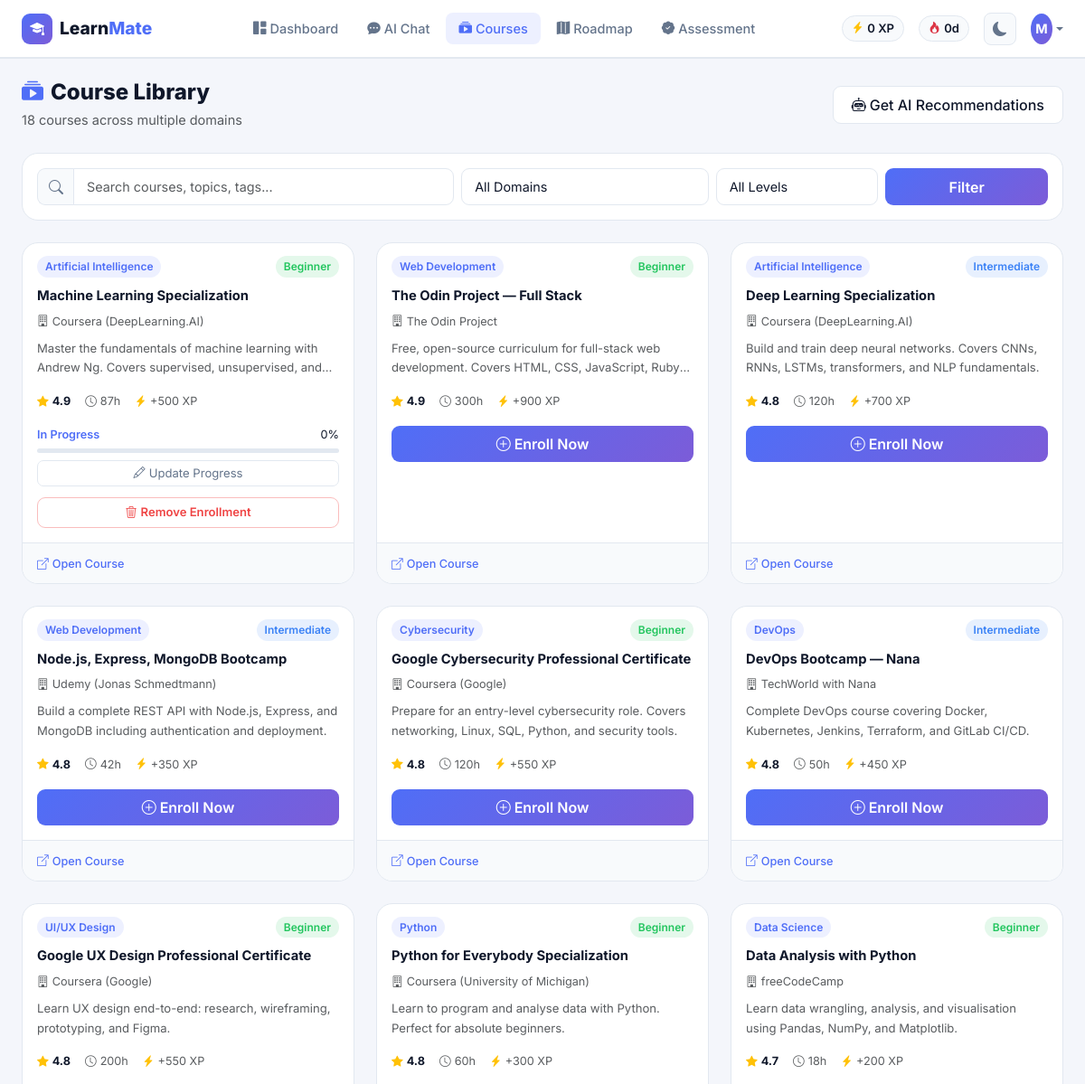
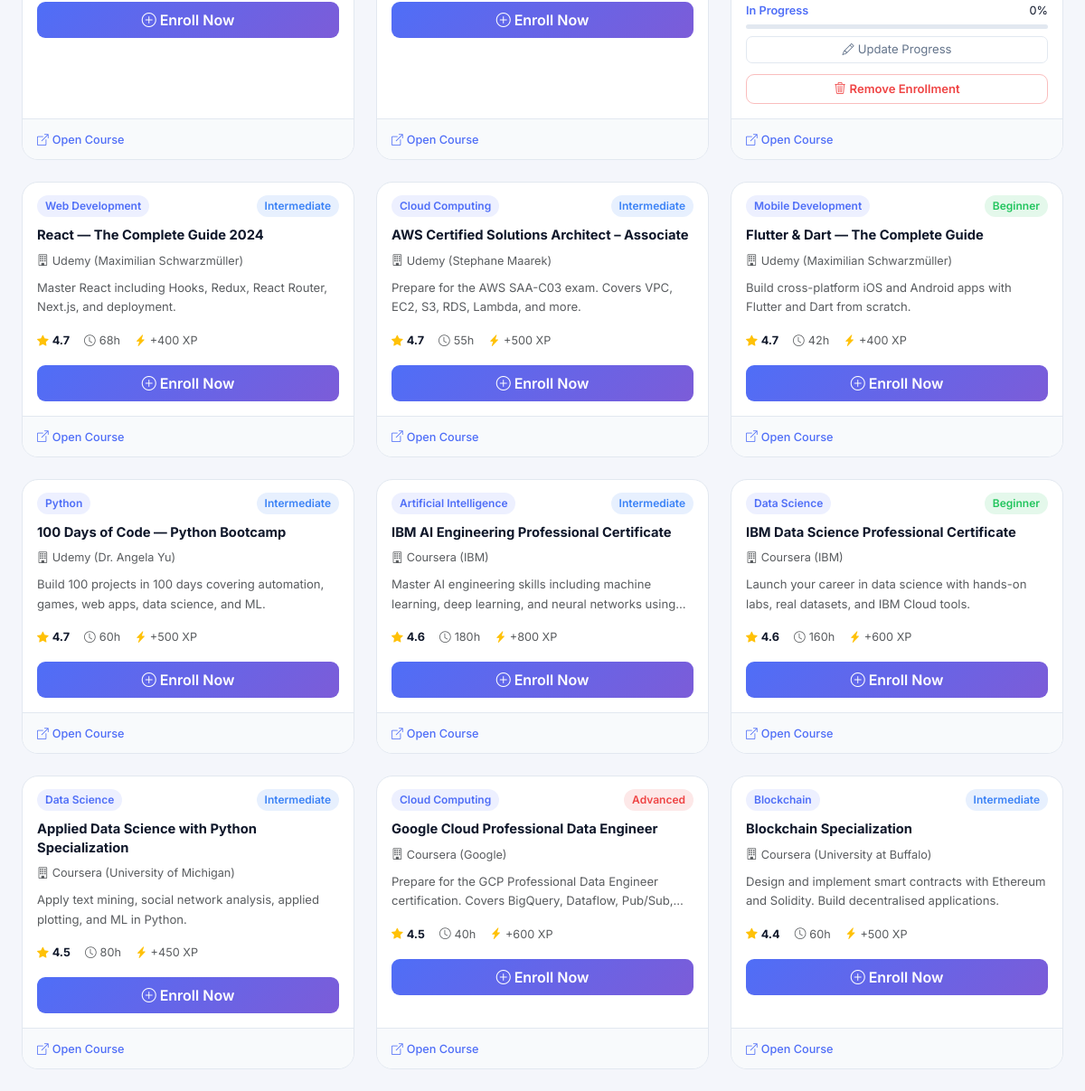
The app's page /courses (signed in) with its own data (2 pictures, top to bottom).
### models.py (models this page shows, shortened)
class User(UserMixin, db.Model):
    __tablename__ = "users"
    id = db.Column(db.Integer, primary_key=True)
    username = db.Column(db.String(80), unique=True, nullable=False)
    email = db.Column(db.String(120), unique=True, nullable=False)
    password_hash = db.Column(db.String(256), nullable=False)
    full_name = db.Column(db.String(150), nullable=True)
    avatar_url = db.Column(db.String(300), nullable=True)
    career_goal = db.Column(db.String(200), nullable=True)
    current_role = db.Column(db.String(150), nullable=True)
    skill_level = db.Column(db.String(50), default="beginner")   # beginner / intermediate / advanced
    learning_style = db.Column(db.String(80), nullable=True)     # visual / reading / hands-on / mixed
    interests = db.Column(db.Text, nullable=True)                # comma-separated tags
    bio = db.Column(db.Text, nullable=True)
    total_xp = db.Column(db.Integer, default=0)
    streak_days = db.Column(db.Integer, default=0)
    last_active = db.Column(db.DateTime, default=datetime.utcnow)
    created_at = db.Column(db.DateTime, default=datetime.utcnow)
    progress = db.relationship("CourseProgress", back_populates="user", cascade="all, delete-orphan")
    chat_history = db.relationship("ChatHistory", back_populates="user", cascade="all, delete-orphan")
    assessments = db.relationship("SkillAssessment", back_populates="user", cascade="all, delete-orphan")
    roadmaps = db.relationship("LearningRoadmap", back_populates="user", cascade="all, delete-orphan")
    @property
    def level_badge(self) -> str:
        if self.total_xp < 500:
            return "Newcomer"
        elif self.total_xp < 1500:
            return "Explorer"
        elif self.total_xp < 3000:
            return "Learner"
        elif self.total_xp < 6000:
            return "Achiever"
        else:
            return "Master"

class Course(db.Model):
    __tablename__ = "courses"
    id = db.Column(db.Integer, primary_key=True)
    title = db.Column(db.String(250), nullable=False)
    description = db.Column(db.Text, nullable=True)
    category = db.Column(db.String(100), nullable=True)
    domain = db.Column(db.String(100), nullable=True)
    level = db.Column(db.String(50), default="beginner")         # beginner / intermediate / advanced
    duration_hours = db.Column(db.Float, default=0.0)
    xp_reward = db.Column(db.Integer, default=100)
    provider = db.Column(db.String(150), nullable=True)
    url = db.Column(db.String(500), nullable=True)
    thumbnail = db.Column(db.String(500), nullable=True)
    tags = db.Column(db.Text, nullable=True)                     # comma-separated
    prerequisites = db.Column(db.Text, nullable=True)            # comma-separated course IDs or names
    rating = db.Column(db.Float, default=4.0)
    enrollments = db.Column(db.Integer, default=0)
    created_at = db.Column(db.DateTime, default=datetime.utcnow)
    progress = db.relationship("CourseProgress", back_populates="course", cascade="all, delete-orphan")

class CourseProgress(db.Model):
    __tablename__ = "course_progress"
    id = db.Column(db.Integer, primary_key=True)
    user_id = db.Column(db.Integer, db.ForeignKey("users.id"), nullable=False)
    course_id = db.Column(db.Integer, db.ForeignKey("courses.id"), nullable=False)
    status = db.Column(db.String(30), default="not_started")     # not_started / in_progress / completed
    progress_pct = db.Column(db.Integer, default=0)              # 0 – 100
    score = db.Column(db.Float, nullable=True)
    started_at = db.Column(db.DateTime, nullable=True)
    completed_at = db.Column(db.DateTime, nullable=True)
    notes = db.Column(db.Text, nullable=True)
    user = db.relationship("User", back_populates="progress")
    course = db.relationship("Course", back_populates="progress")

### routes/courses.py (the view)
@courses_bp.route("/courses")
@login_required
def courses():
    query = request.args.get("q", "").strip()
    domain = request.args.get("domain", "")
    level = request.args.get("level", "")
    q = Course.query
    if query:
        q = q.filter(Course.title.ilike(f"%{query}%") | Course.tags.ilike(f"%{query}%"))
    if domain:
        q = q.filter_by(domain=domain)
    if level:
        q = q.filter_by(level=level)
    all_courses = q.order_by(Course.rating.desc()).all()
    enrolled_map = {p.course_id: p for p in current_user.progress}
    domains = sorted(set(c.domain for c in Course.query.all() if c.domain))
    return render_template(
        "courses.html",
        courses=all_courses,
        enrolled_map=enrolled_map,
        domains=domains,
        query=query,
        selected_domain=domain,
        selected_level=level,
    )

### templates/courses.html (shortened to what this page needs)
{% extends "base.html" %}
{% block content %}
<div class="container-fluid px-4 py-4">
  <div class="d-flex align-items-center justify-content-between mb-4">
    <div>
      <h4 class="fw-800 mb-1"><i class="bi bi-collection-play-fill me-2 text-accent"></i>Course Library</h4>
      <p class="text-muted mb-0">{{ courses|length }} courses across multiple domains</p>
    </div>
    <a href="{{ url_for('chat.chat') }}" class="btn lm-btn-outline d-none d-md-block">
      <i class="bi bi-robot me-1"></i>Get AI Recommendations
    </a>
  </div>
  <form method="GET" action="{{ url_for('courses.courses') }}" class="lm-filter-bar mb-4">
    <div class="row g-2">
      <div class="col-12 col-md-5">
        <div class="input-group">
          <span class="input-group-text lm-input-icon"><i class="bi bi-search"></i></span>
          <input type="text" name="q" class="form-control lm-input" placeholder="Search courses, topics, tags..." value="{{ query }}"/>
        </div>
      </div>
      <div class="col-6 col-md-3">
        <select name="domain" class="form-select lm-input">
          <option value="">All Domains</option>
        </select>
      </div>
      <div class="col-6 col-md-2">
        <select name="level" class="form-select lm-input">
          <option value="">All Levels</option>
        </select>
      </div>
      <div class="col-12 col-md-2 d-flex gap-2">
        <button type="submit" class="btn lm-btn-primary flex-grow-1">Filter</button>
      </div>
    </div>
  </form>
  {% if courses %}
  <div class="row g-4">
    {% for course in courses %}
    {% set progress = enrolled_map.get(course.id) %}
    <div class="col-md-6 col-xl-4">
      <div class="lm-course-card h-100">
        <div class="lm-course-card-header">
          <span class="lm-course-domain-tag">{{ course.domain }}</span>
          <span class="lm-level-tag lm-level-{{ course.level }}">{{ course.level|title }}</span>
        </div>
        <div class="lm-course-card-body">
          <h6 class="fw-700 lm-course-title">{{ course.title }}</h6>
          <div class="text-muted small mb-2"><i class="bi bi-building me-1"></i>{{ course.provider }}</div>
          <p class="text-muted small lm-course-desc">{{ (course.description or '')[:120] }}{% if course.description and course.description|length > 120 %}...{% endif %}</p>
          <div class="d-flex align-items-center gap-3 mb-3">
            <span class="small"><i class="bi bi-star-fill text-warning me-1"></i><strong>{{ course.rating }}</strong></span>
            <span class="small text-muted"><i class="bi bi-clock me-1"></i>{{ course.duration_hours|int }}h</span>
            <span class="small text-muted"><i class="bi bi-lightning-charge-fill text-warning me-1"></i>+{{ course.xp_reward }} XP</span>
          </div>
          {% if progress %}
            {% if progress.status == 'completed' %}
            <div class="lm-enrolled-badge-success mb-2">
              <i class="bi bi-check-circle-fill me-1"></i>Completed · +{{ course.xp_reward }} XP earned
            </div>
            {% else %}
            <div class="mb-2">
              <div class="d-flex justify-content-between small mb-1">
                <span class="text-accent fw-600">In Progress</span>
                <span>{{ progress.progress_pct }}%</span>
              </div>
              <div class="progress lm-mini-progress">
              </div>
              <button class="btn lm-btn-sm-outline mt-2 lm-update-progress w-100"
                      data-course-id="{{ course.id }}" data-current="{{ progress.progress_pct }}">
                <i class="bi bi-pencil me-1"></i>Update Progress
              </button>
            </div>
            {% endif %}
            <button class="btn lm-btn-remove w-100 mt-1 lm-unenroll-btn" data-course-id="{{ course.id }}">
              <i class="bi bi-trash3 me-1"></i>Remove Enrollment
            </button>
          {% else %}
          <button class="btn lm-btn-primary w-100 lm-enroll-btn" data-course-id="{{ course.id }}">
            <i class="bi bi-plus-circle me-1"></i>Enroll Now
          </button>
          {% endif %}
        </div>
        {% if course.url %}
        <div class="lm-course-card-footer">
          <a href="{{ course.url }}" target="_blank" rel="noopener" class="lm-link small">
            <i class="bi bi-box-arrow-up-right me-1"></i>Open Course
          </a>
        </div>
        {% endif %}
      </div>
    </div>
    {% endfor %}
  </div>
  {% else %}
  <div class="lm-empty-state py-5">
    <i class="bi bi-search fs-1 text-muted"></i>
    <h5 class="mt-3 fw-700">No courses found</h5>
    <p class="text-muted">Try adjusting your filters or <a href="{{ url_for('courses.courses') }}" class="lm-link">clear all filters</a></p>
  </div>
  {% endif %}
</div>
{% endblock %}

### templates/base.html (shortened to what this page needs)
<!DOCTYPE html>
<html lang="en" data-bs-theme="light">
<head>
  <link href="https://cdn.jsdelivr.net/npm/bootstrap@5.3.3/dist/css/bootstrap.min.css" rel="stylesheet"/>
  <link href="https://cdn.jsdelivr.net/npm/bootstrap-icons@1.11.3/font/bootstrap-icons.css" rel="stylesheet"/>
  <link href="{{ url_for('static', filename='css/style.css') }}" rel="stylesheet"/>
</head>
<body>
{% if current_user.is_authenticated %}
<nav class="navbar navbar-expand-lg lm-navbar sticky-top">
  <div class="container-fluid px-4">
    <a class="navbar-brand d-flex align-items-center gap-2" href="{{ url_for('dashboard.dashboard') }}">
      <div class="lm-logo-icon"><i class="bi bi-mortarboard-fill"></i></div>
      <span class="fw-800">Learn<span class="text-accent">Mate</span></span>
    </a>
    <div class="collapse navbar-collapse" id="navMenu">
      <ul class="navbar-nav mx-auto gap-1">
        <li class="nav-item">
          <a class="nav-link lm-nav-link {% if request.endpoint == 'dashboard.dashboard' %}active{% endif %}" href="{{ url_for('dashboard.dashboard') }}">
            <i class="bi bi-grid-1x2-fill me-1"></i>Dashboard
          </a>
        </li>
        <li class="nav-item">
          <a class="nav-link lm-nav-link {% if request.endpoint == 'chat.chat' %}active{% endif %}" href="{{ url_for('chat.chat') }}">
            <i class="bi bi-chat-dots-fill me-1"></i>AI Chat
          </a>
        </li>
        <li class="nav-item">
          <a class="nav-link lm-nav-link {% if request.endpoint == 'courses.courses' %}active{% endif %}" href="{{ url_for('courses.courses') }}">
            <i class="bi bi-collection-play-fill me-1"></i>Courses
          </a>
        </li>
        <li class="nav-item">
          <a class="nav-link lm-nav-link {% if request.endpoint == 'roadmap.roadmap' %}active{% endif %}" href="{{ url_for('roadmap.roadmap') }}">
            <i class="bi bi-map-fill me-1"></i>Roadmap
          </a>
        </li>
        <li class="nav-item">
          <a class="nav-link lm-nav-link {% if request.endpoint == 'assessment.assessment' %}active{% endif %}" href="{{ url_for('assessment.assessment') }}">
            <i class="bi bi-patch-check-fill me-1"></i>Assessment
          </a>
        </li>
      </ul>
      <div class="d-flex align-items-center gap-3">
        <div class="lm-xp-badge d-none d-lg-flex align-items-center gap-1">
          <i class="bi bi-lightning-charge-fill text-warning"></i>
          <span class="fw-600">{{ current_user.total_xp }} XP</span>
        </div>
        <div class="lm-streak-badge d-none d-lg-flex align-items-center gap-1">
          <i class="bi bi-fire text-danger"></i>
          <span class="fw-600">{{ current_user.streak_days }}d</span>
        </div>
        <button class="btn btn-icon lm-theme-toggle" id="themeToggle" title="Toggle dark mode">
          <i class="bi bi-moon-fill" id="themeIcon"></i>
        </button>
        <div class="dropdown">
          <button class="btn btn-icon lm-avatar-btn dropdown-toggle" data-bs-toggle="dropdown">
            <div class="lm-avatar-circle">{{ (current_user.full_name or current_user.username)[0].upper() }}</div>
          </button>
        </div>
      </div>
    </div>
  </div>
</nav>
{% endif %}
<main class="lm-main {% if not current_user.is_authenticated %}lm-main-auth{% endif %}">
  {% block content %}{% endblock %}
</main>
</body>
</html>

### records on screen
User: total_xp "0", streak_days "0", full_name "M"
Course: domain "Artificial Intelligence", level "Beginner", title "Machine Learning Specialization", provider "Coursera (DeepLearning.AI)", description "Master the fundamentals of machine learning with Andrew Ng. Covers supervised, unsupervised,…", rating "4.9", duration_hours "87", xp_reward "500"
CourseProgress: progress_pct "0"
Course: domain "Web Development", level "Beginner", title "The Odin Project — Full Stack", provider "The Odin Project", description "Free, open-source curriculum for full-stack web development. Covers HTML, CSS, JavaScript,…", rating "4.9", duration_hours "300", xp_reward "900"
Course: domain "Artificial Intelligence", level "Intermediate", title "Deep Learning Specialization", provider "Coursera (DeepLearning.AI)", description "Build and train deep neural networks. Covers CNNs, RNNs, LSTMs, transformers, and NLP fundamentals.", rating "4.8", duration_hours "120", xp_reward "700"
Course: domain "Web Development", level "Intermediate", title "Node.js, Express, MongoDB Bootcamp", provider "Udemy (Jonas Schmedtmann)", description "Build a complete REST API with Node.js, Express, and MongoDB including authentication and deployment.", rating "4.8", duration_hours "42", xp_reward "350"
Course: domain "Cybersecurity", level "Beginner", title "Google Cybersecurity Professional Certificate", provider "Coursera (Google)", description "Prepare for an entry-level cybersecurity role. Covers networking, Linux, SQL, Python, and security tools.", rating "4.8", duration_hours "120", xp_reward "550"
Course: domain "DevOps", level "Intermediate", title "DevOps Bootcamp — Nana", provider "TechWorld with Nana", description "Complete DevOps course covering Docker, Kubernetes, Jenkins, Terraform, and GitLab CI/CD.", rating "4.8", duration_hours "50", xp_reward "450"
Course: domain "UI/UX Design", level "Beginner", title "Google UX Design Professional Certificate", provider "Coursera (Google)", description "Learn UX design end-to-end: research, wireframing, prototyping, and Figma.", rating "4.8", duration_hours "200", xp_reward "550"
Course: domain "Python", level "Beginner", title "Python for Everybody Specialization", provider "Coursera (University of Michigan)", description "Learn to program and analyse data with Python. Perfect for absolute beginners.", rating "4.8", duration_hours "60", xp_reward "300"
Course: domain "Data Science", level "Beginner", title "Data Analysis with Python", provider "freeCodeCamp", description "Learn data wrangling, analysis, and visualisation using Pandas, NumPy, and Matplotlib.", rating "4.7", duration_hours "18", xp_reward "200"
CourseProgress: progress_pct "0"
Course: domain "Web Development", level "Intermediate", title "React — The Complete Guide 2024", provider "Udemy (Maximilian Schwarzmüller)", description "Master React including Hooks, Redux, React Router, Next.js, and deployment.", rating "4.7", duration_hours "68", xp_reward "400"
Course: domain "Cloud Computing", level "Intermediate", title "AWS Certified Solutions Architect – Associate", provider "Udemy (Stephane Maarek)", description "Prepare for the AWS SAA-C03 exam. Covers VPC, EC2, S3, RDS, Lambda, and more.", rating "4.7", duration_hours "55", xp_reward "500"
Course: domain "Mobile Development", level "Beginner", title "Flutter & Dart — The Complete Guide", provider "Udemy (Maximilian Schwarzmüller)", description "Build cross-platform iOS and Android apps with Flutter and Dart from scratch.", rating "4.7", duration_hours "42", xp_reward "400"
Course: domain "Python", level "Intermediate", title "100 Days of Code — Python Bootcamp", provider "Udemy (Dr. Angela Yu)", description "Build 100 projects in 100 days covering automation, games, web apps, data science, and ML.", rating "4.7", duration_hours "60", xp_reward "500"
Course: domain "Artificial Intelligence", level "Intermediate", title "IBM AI Engineering Professional Certificate", provider "Coursera (IBM)", description "Master AI engineering skills including machine learning, deep learning, and neural networks…", rating "4.6", duration_hours "180", xp_reward "800"
Course: domain "Data Science", level "Beginner", title "IBM Data Science Professional Certificate", provider "Coursera (IBM)", description "Launch your career in data science with hands-on labs, real datasets, and IBM Cloud tools.", rating "4.6", duration_hours "160", xp_reward "600"
Course: domain "Data Science", level "Intermediate", title "Applied Data Science with Python Specialization", provider "Coursera (University of Michigan)", description "Apply text mining, social network analysis, applied plotting, and ML in Python.", rating "4.5", duration_hours "80", xp_reward "450"
Course: domain "Cloud Computing", level "Advanced", title "Google Cloud Professional Data Engineer", provider "Coursera (Google)", description "Prepare for the GCP Professional Data Engineer certification. Covers BigQuery, Dataflow,…", rating "4.5", duration_hours "40", xp_reward "600"
Course: domain "Blockchain", level "Intermediate", title "Blockchain Specialization", provider "Coursera (University at Buffalo)", description "Design and implement smart contracts with Ethereum and Solidity. Build decentralised applications.", rating "4.4", duration_hours "60", xp_reward "500"

### other values on screen
{{ courses|length }} "18"
